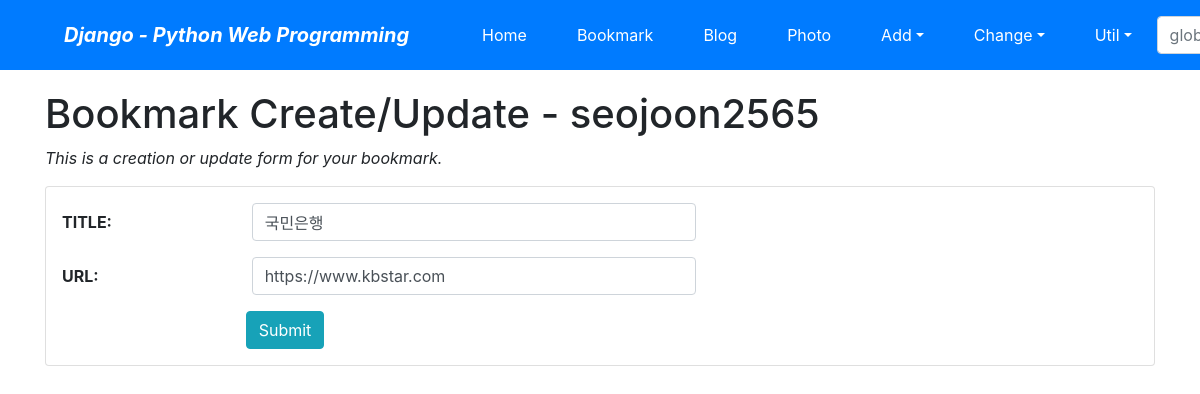
Page /bookmark/4/update/ (signed in) on the committed database.
### bookmark/models.py (models this page shows, shortened)
class Bookmark(models.Model):   # cf) 자바에서는 class Bookmark extends models.Model
    title = models.CharField('TITLE', max_length=100, blank=True)
    url = models.URLField('URL', unique=True)
    owner = models.ForeignKey(User, on_delete=models.CASCADE, blank=True, null=True)

### bookmark/views.py (the view)
# urls.py: path('<int:pk>/update/', views.BookmarkUpdateView.as_view(), name='update'),
class BookmarkUpdateView(OwnerOnlyMixin, UpdateView):
    model = Bookmark
    fields = ['title', 'url']
    success_url = reverse_lazy('bookmark:index')

### mysite/views.py (called while the page is built)
    def dispatch(self, request, *args, **kwargs):
        obj = self.get_object()
        if request.user != obj.owner:   # 사용자와 소유자가 동일하지 않으면
            return self.handle_no_permission()  # 403 예외를 클라이언트에게 전송한다.
        return super().dispatch(request, *args, **kwargs)

### bookmark/templates/bookmark/bookmark_form.html (shortened to what this page needs)
{% extends 'base.html' %}
{% load widget_tweaks %}
{% block content %}
    <h1>Bookmark Create/Update - {{user}}</h1>
    <p class="font-italic">This is a creation or update form for your bookmark.</p>
    <form action="." method="post" class="card pt-3">{% csrf_token %}
        <div class="form-group row">
            {{ form.title|add_label_class:"col-form-label col-sm-2 ml-3 font-weight-bold" }}
            <div class="col-sm-5">
                {{ form.title|add_class:"form-control"|attr:"autofocus" }}
            </div>
        </div>
        <div class="form-group row">
            {{ form.url|add_label_class:"col-form-label col-sm-2 ml-3 font-weight-bold" }}
            <div class="col-sm-5">
                {{ form.url|add_class:"form-control" }}
            </div>
        </div>
        <div class="form-group">
            <div class="offset-sm-2 col-sm-5">
                <input type="submit" value="Submit" class="btn btn-info"/>
            </div>
        </div>
    </form>
{% endblock %}

### rows in the picture
Bookmark: title|add_label_class "TITLE:", title "국민은행", url|add_label_class "URL:", url "https://www.kbstar.com"

### other values in the picture
{{ user }} "seojoon2565"
